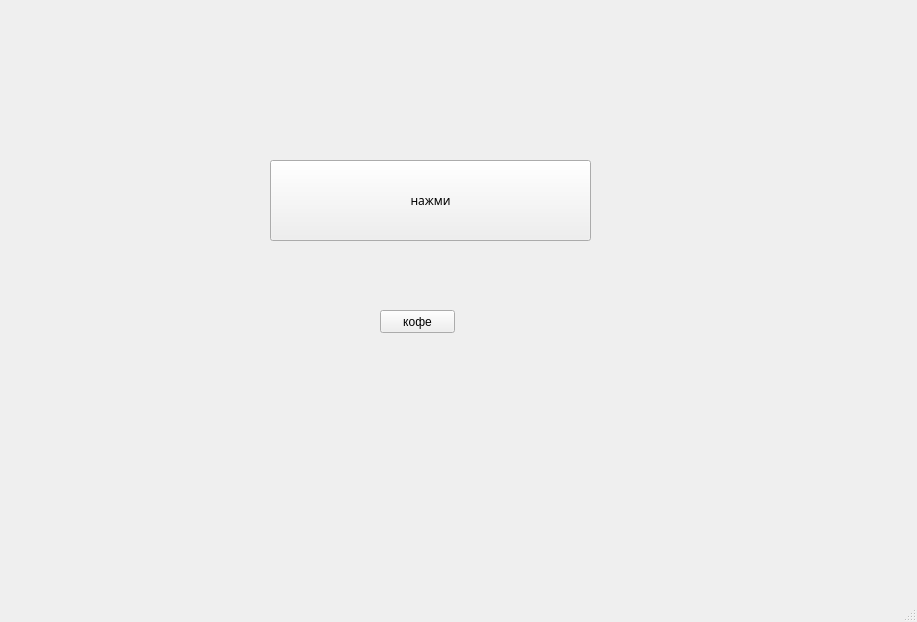
<?xml version="1.0" encoding="UTF-8"?>
<ui version="4.0">
 <class>MainWindow</class>
 <widget class="QMainWindow" name="MainWindow">
  <property name="geometry">
   <rect>
    <x>0</x>
    <y>0</y>
    <width>917</width>
    <height>622</height>
   </rect>
  </property>
  <property name="cursor">
   <cursorShape>CrossCursor</cursorShape>
  </property>
  <property name="windowTitle">
   <string>MainWindow</string>
  </property>
  <widget class="QWidget" name="centralwidget">
   <widget class="QPushButton" name="btnAddCircle">
    <property name="geometry">
     <rect>
      <x>270</x>
      <y>160</y>
      <width>321</width>
      <height>81</height>
     </rect>
    </property>
    <property name="font">
     <font>
      <family>Leelawadee</family>
     </font>
    </property>
    <property name="cursor">
     <cursorShape>CrossCursor</cursorShape>
    </property>
    <property name="text">
     <string>нажми</string>
    </property>
   </widget>
   <widget class="QPushButton" name="btnEditCoffee">
    <property name="geometry">
     <rect>
      <x>380</x>
      <y>310</y>
      <width>75</width>
      <height>23</height>
     </rect>
    </property>
    <property name="text">
     <string>кофе</string>
    </property>
   </widget>
  </widget>
  <widget class="QMenuBar" name="menubar">
   <property name="geometry">
    <rect>
     <x>0</x>
     <y>0</y>
     <width>917</width>
     <height>21</height>
    </rect>
   </property>
  </widget>
  <widget class="QStatusBar" name="statusbar">
   <property name="cursor">
    <cursorShape>CrossCursor</cursorShape>
   </property>
  </widget>
 </widget>
 <resources/>
 <connections/>
</ui>
